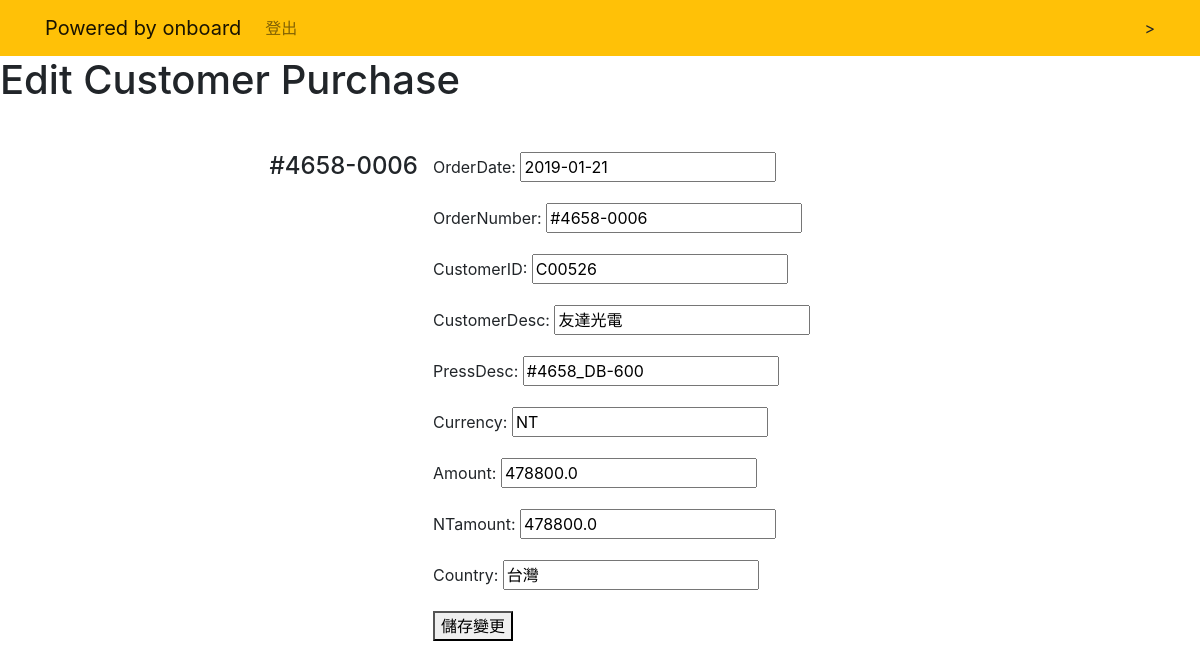
The app's page /purchase/2 (signed in) with its own data.
### display/models.py (models this page shows, shortened)
class purchase(models.Model):
    orderDate = models.DateField()
    orderNumber = models.CharField(max_length=100)
    customerID = models.CharField(max_length=100)
    customerDesc = models.CharField(max_length=250)
    pressDesc = models.CharField(max_length=250)
    currency = models.CharField(max_length=20)
    amount = models.FloatField()
    NTamount = models.FloatField()
    country = models.CharField(max_length=100)
    group = models.CharField(max_length=250)

### display/views.py (the view, shortened to what this page needs)
# urls.py: path('purchase/<int:purchase_pk>', dv.editPurchase, name='editPurchase'),
@login_required
def editPurchase(request, purchase_pk):
    editpurchase = get_object_or_404(purchase, pk= purchase_pk)
    if request.method == "GET":
        form = editPurchaseForm(instance=editpurchase)
        return render(request, 'display/editPurchase.html', {'purchase': editpurchase,'form': form})

### display/forms.py
class editPurchaseForm(ModelForm):
    class Meta:
        model = purchase
        fields = ['orderDate', 'orderNumber', 'customerID', 'customerDesc', 'pressDesc',
                  'currency', 'amount', 'NTamount', 'country']

### display/templates/display/editPurchase.html (shortened to what this page needs)
{% extends 'display/base.html' %}
{% block content %}
<h1>Edit Customer Purchase</h1>
<div class="row justify-content-center mt-5">
    <br><br>
    <h4>{{ purchase.orderNumber }}</h4>
    <br><br>
        <div class="col-md-5">
            <form method="POST">
                {{ form.as_p }}
                <button type = "submit" >儲存變更</button>
            </form>
        </div>
</div>
{% endblock %}

### records on screen
purchase: orderNumber "#4658-0006", orderDate "2019-01-21", customerID "C00526", customerDesc "友達光電", pressDesc "#4658_DB-600", currency "NT", amount "478800.0", NTamount "478800.0", country "台灣"
